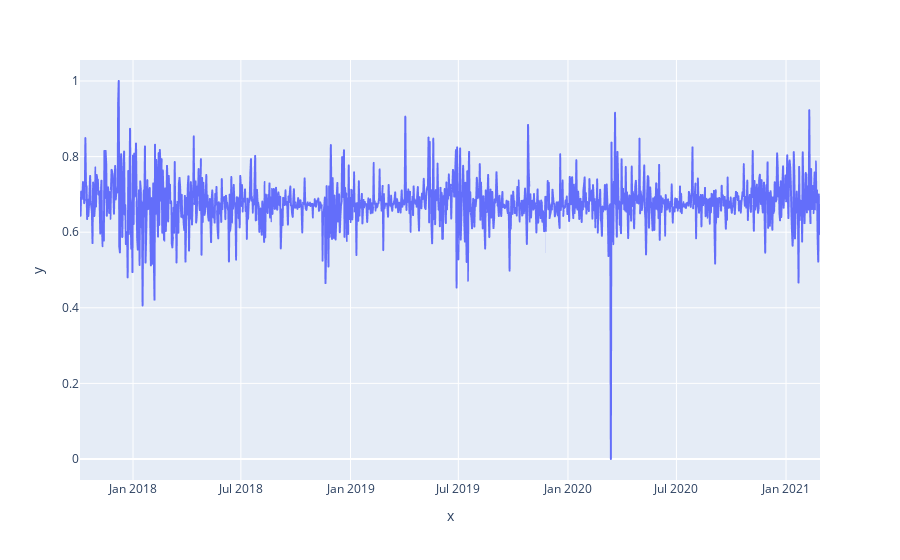

Notebook code for this chart:
### Code cell
fig = px.line(x=m.df.index, y=m.df.close)
fig.show()

### Figure 1 — Plotly figure (JSON) as saved in the notebook; plotly's stock layout.template omitted (floating-point values rounded to 4 significant figures; data arrays with more than 128 entries replaced by an {"elided": "..."} marker saying what was removed)
{"data": [{"hovertemplate": "x=%{x}<br>y=%{y}<extra></extra>", "legendgroup": "", "line": {"color": "#636efa", "dash": "solid"}, "mode": "lines", "name": "", "showlegend": false, "type": "scattergl", "x": {"elided": "1243 str values"}, "xaxis": "x", "y": {"elided": "1243 float values"}, "yaxis": "y"}], "layout": {"legend": {"tracegroupgap": 0}, "margin": {"t": 60}, "xaxis": {"anchor": "y", "domain": [0, 1], "title": {"text": "x"}}, "yaxis": {"anchor": "x", "domain": [0, 1], "title": {"text": "y"}}}}
